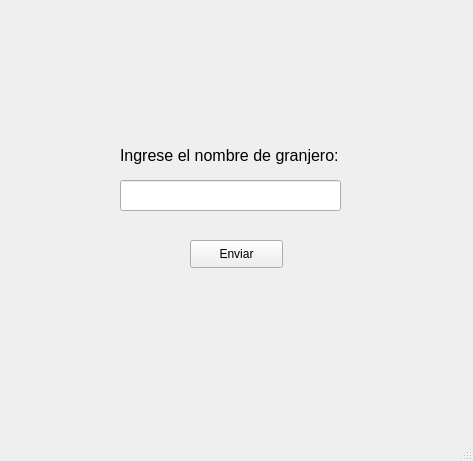
<?xml version="1.0" encoding="UTF-8"?>
<ui version="4.0">
 <class>MainWindow</class>
 <widget class="QMainWindow" name="MainWindow">
  <property name="geometry">
   <rect>
    <x>0</x>
    <y>0</y>
    <width>473</width>
    <height>461</height>
   </rect>
  </property>
  <property name="windowTitle">
   <string>MainWindow</string>
  </property>
  <widget class="QWidget" name="centralwidget">
   <widget class="QLabel" name="label">
    <property name="geometry">
     <rect>
      <x>120</x>
      <y>130</y>
      <width>331</width>
      <height>51</height>
     </rect>
    </property>
    <property name="font">
     <font>
      <pointsize>12</pointsize>
     </font>
    </property>
    <property name="text">
     <string>Ingrese el nombre de granjero:</string>
    </property>
   </widget>
   <widget class="QLineEdit" name="lineEdit">
    <property name="geometry">
     <rect>
      <x>120</x>
      <y>180</y>
      <width>221</width>
      <height>31</height>
     </rect>
    </property>
   </widget>
   <widget class="QPushButton" name="pushButton">
    <property name="geometry">
     <rect>
      <x>190</x>
      <y>240</y>
      <width>93</width>
      <height>28</height>
     </rect>
    </property>
    <property name="text">
     <string>Enviar</string>
    </property>
   </widget>
   <widget class="QLabel" name="label_2">
    <property name="geometry">
     <rect>
      <x>80</x>
      <y>290</y>
      <width>321</width>
      <height>91</height>
     </rect>
    </property>
    <property name="font">
     <font>
      <pointsize>14</pointsize>
     </font>
    </property>
    <property name="text">
     <string/>
    </property>
   </widget>
  </widget>
  <widget class="QMenuBar" name="menubar">
   <property name="geometry">
    <rect>
     <x>0</x>
     <y>0</y>
     <width>473</width>
     <height>21</height>
    </rect>
   </property>
  </widget>
  <widget class="QStatusBar" name="statusbar"/>
 </widget>
 <resources/>
 <connections/>
</ui>
